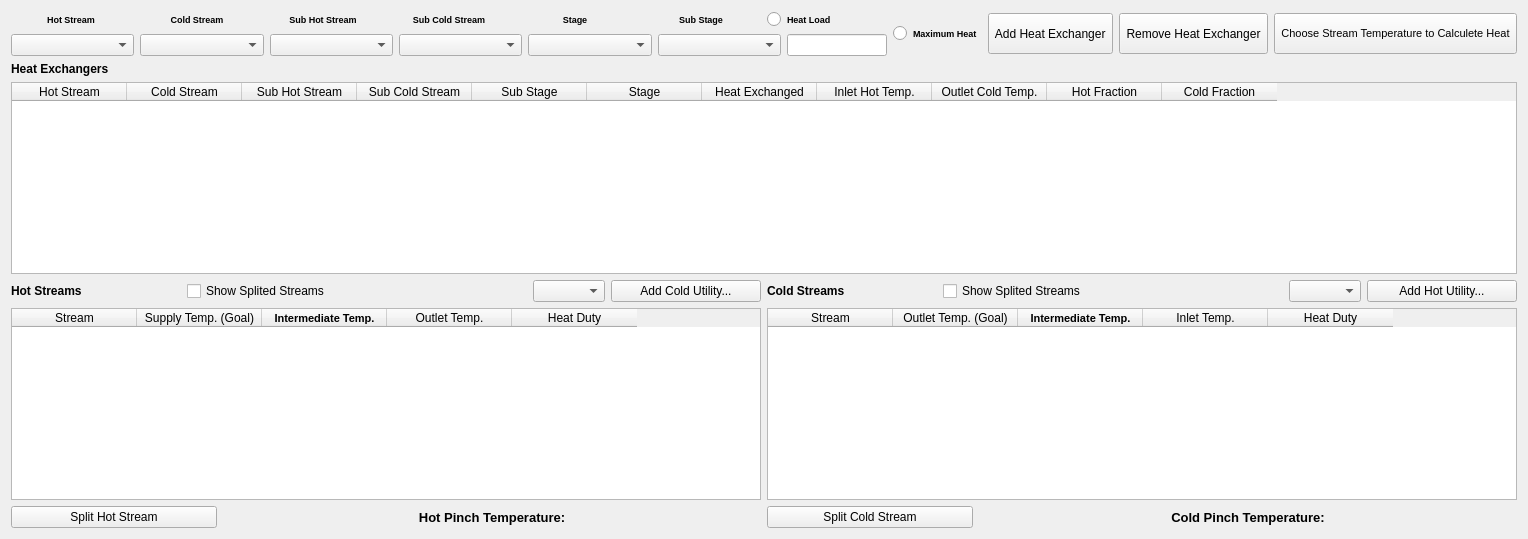
          <widget class="QWidget" name="ABOVEEABA">
           <attribute name="title">
            <string>Above Pinch</string>
           </attribute>
           <layout class="QHBoxLayout" name="horizontalLayout_8">
            <item>
             <layout class="QVBoxLayout" name="above">
              <item>
               <layout class="QVBoxLayout" name="trocadores">
                <item>
                 <layout class="QHBoxLayout" name="inputs_e_botoes">
                  <item>
                   <layout class="QHBoxLayout" name="botoes_input_2">
                    <item>
                     <layout class="QVBoxLayout" name="inputs">
                      <item>
                       <layout class="QHBoxLayout" name="labels_input">
                        <item>
                         <widget class="QLabel" name="label_9">
                          <property name="maximumSize">
                           <size>
                            <width>16777215</width>
                            <height>16777215</height>
                           </size>
                          </property>
                          <property name="font">
                           <font>
                            <pointsize>7</pointsize>
                            <weight>75</weight>
                            <bold>true</bold>
                           </font>
                          </property>
                          <property name="text">
                           <string>Hot Stream</string>
                          </property>
                          <property name="alignment">
                           <set>Qt::AlignCenter</set>
                          </property>
                         </widget>
                        </item>
                        <item>
                         <widget class="QLabel" name="label_10">
                          <property name="maximumSize">
                           <size>
                            <width>16777215</width>
                            <height>16777215</height>
                           </size>
                          </property>
                          <property name="font">
                           <font>
                            <pointsize>7</pointsize>
                            <weight>75</weight>
                            <bold>true</bold>
                           </font>
                          </property>
                          <property name="text">
                           <string>Cold Stream</string>
                          </property>
                          <property name="alignment">
                           <set>Qt::AlignCenter</set>
                          </property>
                         </widget>
                        </item>
                        <item>
                         <widget class="QLabel" name="label_18">
                          <property name="maximumSize">
                           <size>
                            <width>16777215</width>
                            <height>16777215</height>
                           </size>
                          </property>
                          <property name="font">
                           <font>
                            <pointsize>7</pointsize>
                            <weight>75</weight>
                            <bold>true</bold>
                           </font>
                          </property>
                          <property name="text">
                           <string>Sub Hot Stream</string>
                          </property>
                          <property name="alignment">
                           <set>Qt::AlignCenter</set>
                          </property>
                         </widget>
                        </item>
                        <item>
                         <widget class="QLabel" name="label_19">
                          <property name="maximumSize">
                           <size>
                            <width>16777215</width>
                            <height>16777215</height>
                           </size>
                          </property>
                          <property name="font">
                           <font>
                            <pointsize>7</pointsize>
                            <weight>75</weight>
                            <bold>true</bold>
                           </font>
                          </property>
                          <property name="text">
                           <string>Sub Cold Stream</string>
                          </property>
                          <property name="alignment">
                           <set>Qt::AlignCenter</set>
                          </property>
                         </widget>
                        </item>
                        <item>
                         <widget class="QLabel" name="label_13">
                          <property name="maximumSize">
                           <size>
                            <width>16777215</width>
                            <height>16777215</height>
                           </size>
                          </property>
                          <property name="font">
                           <font>
                            <pointsize>7</pointsize>
                            <weight>75</weight>
                            <bold>true</bold>
                           </font>
                          </property>
                          <property name="text">
                           <string>Stage</string>
                          </property>
                          <property name="alignment">
                           <set>Qt::AlignCenter</set>
                          </property>
                         </widget>
                        </item>
                        <item>
                         <widget class="QLabel" name="label_14">
                          <property name="maximumSize">
                           <size>
                            <width>16777215</width>
                            <height>16777215</height>
                           </size>
                          </property>
                          <property name="font">
                           <font>
                            <pointsize>7</pointsize>
                            <weight>75</weight>
                            <bold>true</bold>
                           </font>
                          </property>
                          <property name="text">
                           <string>Sub Stage</string>
                          </property>
                          <property name="alignment">
                           <set>Qt::AlignCenter</set>
                          </property>
                         </widget>
                        </item>
                        <item>
                         <widget class="QRadioButton" name="radioButton">
                          <property name="maximumSize">
                           <size>
                            <width>16777215</width>
                            <height>16777215</height>
                           </size>
                          </property>
                          <property name="font">
                           <font>
                            <pointsize>7</pointsize>
                            <weight>75</weight>
                            <bold>true</bold>
                           </font>
                          </property>
                          <property name="text">
                           <string>Heat Load</string>
                          </property>
                         </widget>
                        </item>
                       </layout>
                      </item>
                      <item>
                       <layout class="QHBoxLayout" name="caixinhas_input">
                        <item>
                         <widget class="QComboBox" name="comboBox_2">
                          <property name="maximumSize">
                           <size>
                            <width>16777215</width>
                            <height>16777215</height>
                           </size>
                          </property>
                         </widget>
                        </item>
                        <item>
                         <widget class="QComboBox" name="comboBox_5">
                          <property name="maximumSize">
                           <size>
                            <width>16777215</width>
                            <height>16777215</height>
                           </size>
                          </property>
                         </widget>
                        </item>
                        <item>
                         <widget class="QComboBox" name="comboBox_50">
                          <property name="maximumSize">
                           <size>
                            <width>16777215</width>
                            <height>16777215</height>
                           </size>
                          </property>
                         </widget>
                        </item>
                        <item>
                         <widget class="QComboBox" name="comboBox_51">
                          <property name="maximumSize">
                           <size>
                            <width>16777215</width>
                            <height>16777215</height>
                           </size>
                          </property>
                         </widget>
                        </item>
                        <item>
                         <widget class="QComboBox" name="comboBox_8">
                          <property name="maximumSize">
                           <size>
                            <width>16777215</width>
                            <height>16777215</height>
                           </size>
                          </property>
                         </widget>
                        </item>
                        <item>
                         <widget class="QComboBox" name="comboBox_7">
                          <property name="maximumSize">
                           <size>
                            <width>16777215</width>
                            <height>16777215</height>
                           </size>
                          </property>
                         </widget>
                        </item>
                        <item>
                         <widget class="QLineEdit" name="lineEdit_5">
                          <property name="maximumSize">
                           <size>
                            <width>100</width>
                            <height>16777215</height>
                           </size>
                          </property>
                         </widget>
                        </item>
                       </layout>
                      </item>
                     </layout>
                    </item>
                    <item>
                     <widget class="QRadioButton" name="radioButton_4">
                      <property name="maximumSize">
                       <size>
                        <width>16777215</width>
                        <height>16777215</height>
                       </size>
                      </property>
                      <property name="font">
                       <font>
                        <pointsize>7</pointsize>
                        <weight>75</weight>
                        <bold>true</bold>
                       </font>
                      </property>
                      <property name="text">
                       <string>Maximum Heat</string>
                      </property>
                     </widget>
                    </item>
                    <item>
                     <widget class="QPushButton" name="pushButton_6">
                      <property name="minimumSize">
                       <size>
                        <width>0</width>
                        <height>41</height>
                       </size>
                      </property>
                      <property name="maximumSize">
                       <size>
                        <width>16777215</width>
                        <height>16777215</height>
                       </size>
                      </property>
                      <property name="text">
                       <string> Add Heat Exchanger </string>
                      </property>
                     </widget>
                    </item>
                    <item>
                     <widget class="QPushButton" name="pushButton_10">
                      <property name="minimumSize">
                       <size>
                        <width>0</width>
                        <height>41</height>
                       </size>
                      </property>
                      <property name="maximumSize">
                       <size>
                        <width>16777215</width>
                        <height>16777215</height>
                       </size>
                      </property>
                      <property name="text">
                       <string> Remove Heat Exchanger </string>
                      </property>
                     </widget>
                    </item>
                    <item>
                     <widget class="QPushButton" name="pushButton_14">
                      <property name="sizePolicy">
                       <sizepolicy hsizetype="Preferred" vsizetype="Fixed">
                        <horstretch>0</horstretch>
                        <verstretch>0</verstretch>
                       </sizepolicy>
                      </property>
                      <property name="minimumSize">
                       <size>
                        <width>20</width>
                        <height>41</height>
                       </size>
                      </property>
                      <property name="maximumSize">
                       <size>
                        <width>16777215</width>
                        <height>16777215</height>
                       </size>
                      </property>
                      <property name="font">
                       <font>
                        <pointsize>8</pointsize>
                       </font>
                      </property>
                      <property name="text">
                       <string> Choose Stream Temperature to Calculete Heat </string>
                      </property>
                     </widget>
                    </item>
                   </layout>
                  </item>
                 </layout>
                </item>
                <item>
                 <widget class="QLabel" name="label_11">
                  <property name="font">
                   <font>
                    <weight>75</weight>
                    <bold>true</bold>
                   </font>
                  </property>
                  <property name="text">
                   <string>Heat Exchangers</string>
                  </property>
                 </widget>
                </item>
                <item>
                 <widget class="QTableWidget" name="tableWidget_2">
                  <property name="enabled">
                   <bool>true</bool>
                  </property>
                  <property name="minimumSize">
                   <size>
                    <width>0</width>
                    <height>0</height>
                   </size>
                  </property>
                  <property name="editTriggers">
                   <set>QAbstractItemView::NoEditTriggers</set>
                  </property>
                  <property name="selectionMode">
                   <enum>QAbstractItemView::ExtendedSelection</enum>
                  </property>
                  <property name="selectionBehavior">
                   <enum>QAbstractItemView::SelectItems</enum>
                  </property>
                  <attribute name="horizontalHeaderDefaultSectionSize">
                   <number>115</number>
                  </attribute>
                  <column>
                   <property name="text">
                    <string>Hot Stream</string>
                   </property>
                  </column>
                  <column>
                   <property name="text">
                    <string>Cold Stream</string>
                   </property>
                  </column>
                  <column>
                   <property name="text">
                    <string>Sub Hot Stream</string>
                   </property>
                  </column>
                  <column>
                   <property name="text">
                    <string>Sub Cold Stream</string>
                   </property>
                  </column>
                  <column>
                   <property name="text">
                    <string>Sub Stage</string>
                   </property>
                  </column>
                  <column>
                   <property name="text">
                    <string>Stage</string>
                   </property>
                  </column>
                  <column>
                   <property name="text">
                    <string>Heat Exchanged</string>
                   </property>
                  </column>
                  <column>
                   <property name="text">
                    <string>Inlet Hot Temp.</string>
                   </property>
                  </column>
                  <column>
                   <property name="text">
                    <string>Outlet Cold Temp.</string>
                   </property>
                  </column>
                  <column>
                   <property name="text">
                    <string>Hot Fraction</string>
                   </property>
                  </column>
                  <column>
                   <property name="text">
                    <string>Cold Fraction</string>
                   </property>
                  </column>
                 </widget>
                </item>
               </layout>
              </item>
              <item>
               <layout class="QHBoxLayout" name="correntes">
                <item>
                 <layout class="QVBoxLayout" name="correntes_quentes">
                  <item>
                   <layout class="QHBoxLayout" name="horizontalLayout">
                    <item>
                     <widget class="QLabel" name="label_16">
                      <property name="minimumSize">
                       <size>
                        <width>170</width>
                        <height>0</height>
                       </size>
                      </property>
                      <property name="maximumSize">
                       <size>
                        <width>16777215</width>
                        <height>16777215</height>
                       </size>
                      </property>
                      <property name="font">
                       <font>
                        <weight>75</weight>
                        <bold>true</bold>
                       </font>
                      </property>
                      <property name="text">
                       <string>Hot Streams</string>
                      </property>
                     </widget>
                    </item>
                    <item>
                     <widget class="QCheckBox" name="checkBox">
                      <property name="minimumSize">
                       <size>
                        <width>340</width>
                        <height>0</height>
                       </size>
                      </property>
                      <property name="maximumSize">
                       <size>
                        <width>16777215</width>
                        <height>16777215</height>
                       </size>
                      </property>
                      <property name="text">
                       <string>Show Splited Streams</string>
                      </property>
                     </widget>
                    </item>
                    <item>
                     <widget class="QComboBox" name="comboBox_9">
                      <property name="minimumSize">
                       <size>
                        <width>50</width>
                        <height>0</height>
                       </size>
                      </property>
                      <property name="maximumSize">
                       <size>
                        <width>16777215</width>
                        <height>16777215</height>
                       </size>
                      </property>
                     </widget>
                    </item>
                    <item>
                     <widget class="QPushButton" name="pushButton_7">
                      <property name="minimumSize">
                       <size>
                        <width>150</width>
                        <height>0</height>
                       </size>
                      </property>
                      <property name="maximumSize">
                       <size>
                        <width>16777215</width>
                        <height>16777215</height>
                       </size>
                      </property>
                      <property name="text">
                       <string>Add Cold Utility...</string>
                      </property>
                     </widget>
                    </item>
                   </layout>
                  </item>
                  <item>
                   <widget class="QTableWidget" name="tableWidget_3">
                    <property name="minimumSize">
                     <size>
                      <width>0</width>
                      <height>0</height>
                     </size>
                    </property>
                    <property name="sizeAdjustPolicy">
                     <enum>QAbstractScrollArea::AdjustToContents</enum>
                    </property>
                    <property name="editTriggers">
                     <set>QAbstractItemView::NoEditTriggers</set>
                    </property>
                    <attribute name="horizontalHeaderDefaultSectionSize">
                     <number>125</number>
                    </attribute>
                    <attribute name="horizontalHeaderMinimumSectionSize">
                     <number>125</number>
                    </attribute>
                    <attribute name="verticalHeaderDefaultSectionSize">
                     <number>30</number>
                    </attribute>
                    <column>
                     <property name="text">
                      <string>Stream</string>
                     </property>
                    </column>
                    <column>
                     <property name="text">
                      <string>Supply Temp. (Goal)</string>
                     </property>
                    </column>
                    <column>
                     <property name="text">
                      <string>Intermediate Temp.</string>
                     </property>
                     <property name="font">
                      <font>
                       <family>MS Shell Dlg 2</family>
                       <pointsize>8</pointsize>
                       <weight>75</weight>
                       <bold>true</bold>
                      </font>
                     </property>
                    </column>
                    <column>
                     <property name="text">
                      <string>Outlet Temp.</string>
                     </property>
                    </column>
                    <column>
                     <property name="text">
                      <string>Heat Duty</string>
                     </property>
                    </column>
                   </widget>
                  </item>
                  <item>
                   <layout class="QHBoxLayout" name="horizontalLayout_5">
                    <item>
                     <widget class="QPushButton" name="pushButton_9">
                      <property name="minimumSize">
                       <size>
                        <width>206</width>
                        <height>0</height>
                       </size>
                      </property>
                      <property name="maximumSize">
                       <size>
                        <width>206</width>
                        <height>16777215</height>
                       </size>
                      </property>
                      <property name="text">
                       <string>Split Hot Stream</string>
                      </property>
                     </widget>
                    </item>
                    <item>
                     <widget class="QLabel" name="label_15">
                      <property name="font">
                       <font>
                        <pointsize>10</pointsize>
                        <weight>75</weight>
                        <bold>true</bold>
                       </font>
                      </property>
                      <property name="text">
                       <string>Hot Pinch Temperature:</string>
                      </property>
                      <property name="alignment">
                       <set>Qt::AlignCenter</set>
                      </property>
                     </widget>
                    </item>
                   </layout>
                  </item>
                 </layout>
                </item>
                <item>
                 <layout class="QVBoxLayout" name="correntes_frias">
                  <item>
                   <layout class="QHBoxLayout" name="horizontalLayout_3">
                    <item>
                     <widget class="QLabel" name="label_20">
                      <property name="minimumSize">
                       <size>
                        <width>170</width>
                        <height>0</height>
                       </size>
                      </property>
                      <property name="maximumSize">
                       <size>
                        <width>16777215</width>
                        <height>16777215</height>
                       </size>
                      </property>
                      <property name="font">
                       <font>
                        <weight>75</weight>
                        <bold>true</bold>
                       </font>
                      </property>
                      <property name="text">
                       <string>Cold Streams</string>
                      </property>
                     </widget>
                    </item>
                    <item>
                     <widget class="QCheckBox" name="checkBox_2">
                      <property name="minimumSize">
                       <size>
                        <width>340</width>
                        <height>0</height>
                       </size>
                      </property>
                      <property name="maximumSize">
                       <size>
                        <width>16777215</width>
                        <height>16777215</height>
                       </size>
                      </property>
                      <property name="text">
                       <string>Show Splited Streams</string>
                      </property>
                     </widget>
                    </item>
                    <item>
                     <widget class="QComboBox" name="comboBox_10">
                      <property name="minimumSize">
                       <size>
                        <width>50</width>
                        <height>0</height>
                       </size>
                      </property>
                      <property name="maximumSize">
                       <size>
                        <width>16777215</width>
                        <height>16777215</height>
                       </size>
                      </property>
                     </widget>
                    </item>
                    <item>
                     <widget class="QPushButton" name="pushButton_8">
                      <property name="minimumSize">
                       <size>
                        <width>150</width>
                        <height>0</height>
                       </size>
                      </property>
                      <property name="maximumSize">
                       <size>
                        <width>16777215</width>
                        <height>16777215</height>
                       </size>
                      </property>
                      <property name="text">
                       <string>Add Hot Utility...</string>
                      </property>
                     </widget>
                    </item>
                   </layout>
                  </item>
                  <item>
                   <widget class="QTableWidget" name="tableWidget_4">
                    <property name="minimumSize">
                     <size>
                      <width>0</width>
                      <height>0</height>
                     </size>
                    </property>
                    <property name="maximumSize">
                     <size>
                      <width>16777215</width>
                      <height>16777215</height>
                     </size>
                    </property>
                    <property name="editTriggers">
                     <set>QAbstractItemView::NoEditTriggers</set>
                    </property>
                    <attribute name="horizontalHeaderDefaultSectionSize">
                     <number>125</number>
                    </attribute>
                    <attribute name="horizontalHeaderMinimumSectionSize">
                     <number>125</number>
                    </attribute>
                    <column>
                     <property name="text">
                      <string>Stream</string>
                     </property>
                    </column>
                    <column>
                     <property name="text">
                      <string>Outlet Temp. (Goal)</string>
                     </property>
                    </column>
                    <column>
                     <property name="text">
                      <string>Intermediate Temp.</string>
                     </property>
                     <property name="font">
                      <font>
                       <family>MS Shell Dlg 2</family>
                       <pointsize>8</pointsize>
                       <weight>75</weight>
                       <bold>true</bold>
                      </font>
                     </property>
                    </column>
                    <column>
                     <property name="text">
                      <string>Inlet Temp.</string>
                     </property>
                    </column>
                    <column>
                     <property name="text">
                      <string>Heat Duty</string>
                     </property>
                    </column>
                   </widget>
                  </item>
                  <item>
                   <layout class="QHBoxLayout" name="horizontalLayout_6">
                    <item>
                     <widget class="QPushButton" name="pushButton_13">
                      <property name="minimumSize">
                       <size>
                        <width>206</width>
                        <height>0</height>
                       </size>
                      </property>
                      <property name="maximumSize">
                       <size>
                        <width>206</width>
                        <height>16777215</height>
                       </size>
                      </property>
                      <property name="text">
                       <string>Split Cold Stream</string>
                      </property>
                     </widget>
                    </item>
                    <item>
                     <widget class="QLabel" name="label_12">
                      <property name="font">
                       <font>
                        <pointsize>10</pointsize>
                        <weight>75</weight>
                        <bold>true</bold>
                       </font>
                      </property>
                      <property name="text">
                       <string>Cold Pinch Temperature:</string>
                      </property>
                      <property name="alignment">
                       <set>Qt::AlignCenter</set>
                      </property>
                     </widget>
                    </item>
                   </layout>
                  </item>
                 </layout>
                </item>
               </layout>
              </item>
             </layout>
            </item>
           </layout>
          </widget>
